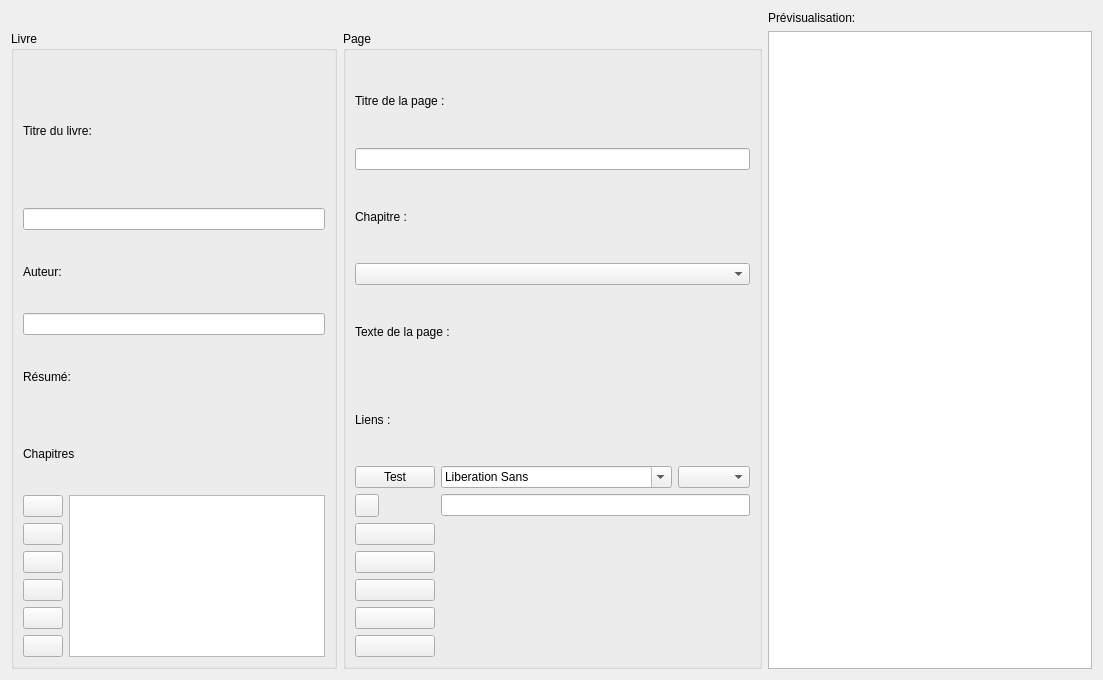
<?xml version="1.0" encoding="UTF-8"?>
<ui version="4.0">
 <class>Form</class>
 <widget class="QWidget" name="Form">
  <property name="geometry">
   <rect>
    <x>0</x>
    <y>0</y>
    <width>1103</width>
    <height>680</height>
   </rect>
  </property>
  <property name="windowTitle">
   <string>Form</string>
  </property>
  <layout class="QGridLayout" name="gridLayout_2">
   <item row="1" column="0">
    <widget class="QGroupBox" name="groupBox">
     <property name="title">
      <string>Livre</string>
     </property>
     <layout class="QGridLayout" name="gridLayout_4">
      <item row="4" column="0">
       <widget class="QLineEdit" name="author"/>
      </item>
      <item row="0" column="0" rowspan="2">
       <widget class="QLabel" name="label_5">
        <property name="text">
         <string>Titre du livre:</string>
        </property>
       </widget>
      </item>
      <item row="2" column="0">
       <widget class="QLineEdit" name="bookTitle"/>
      </item>
      <item row="9" column="0">
       <layout class="QGridLayout" name="gridLayout">
        <item row="5" column="0">
         <widget class="QPushButton" name="downChapterButton">
          <property name="text">
           <string/>
          </property>
         </widget>
        </item>
        <item row="2" column="0">
         <widget class="QPushButton" name="delChapterButton">
          <property name="text">
           <string/>
          </property>
         </widget>
        </item>
        <item row="4" column="0">
         <widget class="QPushButton" name="upChapterButton">
          <property name="text">
           <string/>
          </property>
         </widget>
        </item>
        <item row="3" column="0">
         <widget class="QPushButton" name="topChapterButton">
          <property name="text">
           <string/>
          </property>
         </widget>
        </item>
        <item row="1" column="0">
         <widget class="QPushButton" name="addChapterButton">
          <property name="text">
           <string/>
          </property>
         </widget>
        </item>
        <item row="6" column="0">
         <widget class="QPushButton" name="bottomChapterButton">
          <property name="text">
           <string/>
          </property>
         </widget>
        </item>
        <item row="1" column="1" rowspan="6">
         <widget class="QListWidget" name="chaptersList"/>
        </item>
       </layout>
      </item>
      <item row="8" column="0">
       <widget class="QLabel" name="label_9">
        <property name="text">
         <string>Chapitres</string>
        </property>
       </widget>
      </item>
      <item row="5" column="0">
       <widget class="QLabel" name="label_7">
        <property name="text">
         <string>Résumé:</string>
        </property>
       </widget>
      </item>
      <item row="6" column="0">
       <layout class="QVBoxLayout" name="abstractLayout"/>
      </item>
      <item row="3" column="0">
       <widget class="QLabel" name="label_6">
        <property name="text">
         <string>Auteur:</string>
        </property>
       </widget>
      </item>
     </layout>
    </widget>
   </item>
   <item row="1" column="4">
    <widget class="QTextBrowser" name="textBrowser"/>
   </item>
   <item row="1" column="2">
    <widget class="QGroupBox" name="groupBox_2">
     <property name="title">
      <string>Page</string>
     </property>
     <layout class="QGridLayout" name="gridLayout_5">
      <item row="1" column="0">
       <layout class="QGridLayout" name="gridLayout_3">
        <property name="sizeConstraint">
         <enum>QLayout::SetDefaultConstraint</enum>
        </property>
        <item row="2" column="4">
         <widget class="QLabel" name="label_2">
          <property name="text">
           <string>Chapitre :</string>
          </property>
         </widget>
        </item>
        <item row="1" column="4">
         <widget class="QLineEdit" name="pageTitle"/>
        </item>
        <item row="4" column="4">
         <widget class="QLabel" name="label_3">
          <property name="text">
           <string>Texte de la page :</string>
          </property>
         </widget>
        </item>
        <item row="7" column="4">
         <layout class="QGridLayout" name="sequelsLayout">
          <item row="2" column="1" colspan="2">
           <widget class="QLineEdit" name="sequelText"/>
          </item>
          <item row="3" column="0">
           <widget class="QPushButton" name="delSequelButton">
            <property name="text">
             <string/>
            </property>
           </widget>
          </item>
          <item row="1" column="2">
           <widget class="QComboBox" name="sequelsSize"/>
          </item>
          <item row="1" column="1">
           <widget class="QFontComboBox" name="sequelsFont"/>
          </item>
          <item row="4" column="0">
           <widget class="QPushButton" name="sequelTopButton">
            <property name="text">
             <string/>
            </property>
           </widget>
          </item>
          <item row="2" column="0">
           <widget class="QToolButton" name="addSequelButton">
            <property name="text">
             <string/>
            </property>
            <property name="arrowType">
             <enum>Qt::NoArrow</enum>
            </property>
           </widget>
          </item>
          <item row="6" column="0">
           <widget class="QPushButton" name="sequelDown">
            <property name="text">
             <string/>
            </property>
           </widget>
          </item>
          <item row="7" column="0">
           <widget class="QPushButton" name="sequelBottomButton">
            <property name="text">
             <string/>
            </property>
           </widget>
          </item>
          <item row="5" column="0">
           <widget class="QPushButton" name="sequelup">
            <property name="text">
             <string/>
            </property>
           </widget>
          </item>
          <item row="1" column="0">
           <widget class="QPushButton" name="sequelsFontButton">
            <property name="text">
             <string>Test</string>
            </property>
           </widget>
          </item>
         </layout>
        </item>
        <item row="3" column="4">
         <widget class="QComboBox" name="chapterComboBox"/>
        </item>
        <item row="5" column="4">
         <layout class="QVBoxLayout" name="textLayout"/>
        </item>
        <item row="6" column="4">
         <widget class="QLabel" name="label_4">
          <property name="text">
           <string>Liens :</string>
          </property>
         </widget>
        </item>
        <item row="0" column="4">
         <widget class="QLabel" name="label">
          <property name="text">
           <string>Titre de la page :</string>
          </property>
         </widget>
        </item>
       </layout>
      </item>
     </layout>
    </widget>
   </item>
   <item row="0" column="4">
    <widget class="QLabel" name="label_8">
     <property name="text">
      <string>Prévisualisation:</string>
     </property>
    </widget>
   </item>
  </layout>
 </widget>
 <resources/>
 <connections/>
</ui>
